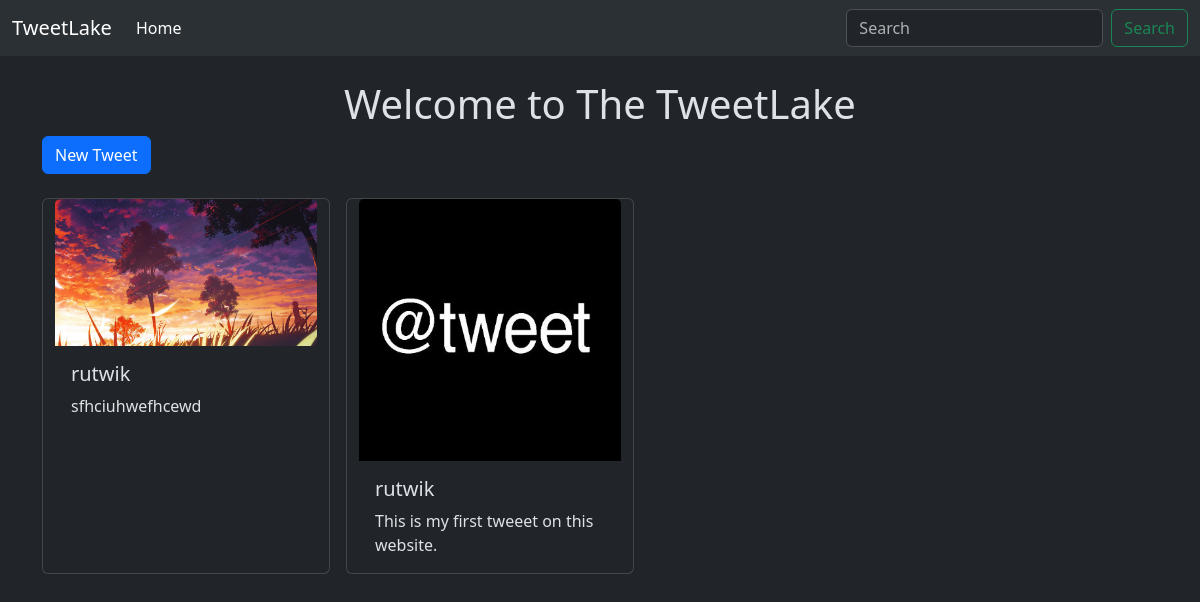
Page /tweet/ on the earlier database version.
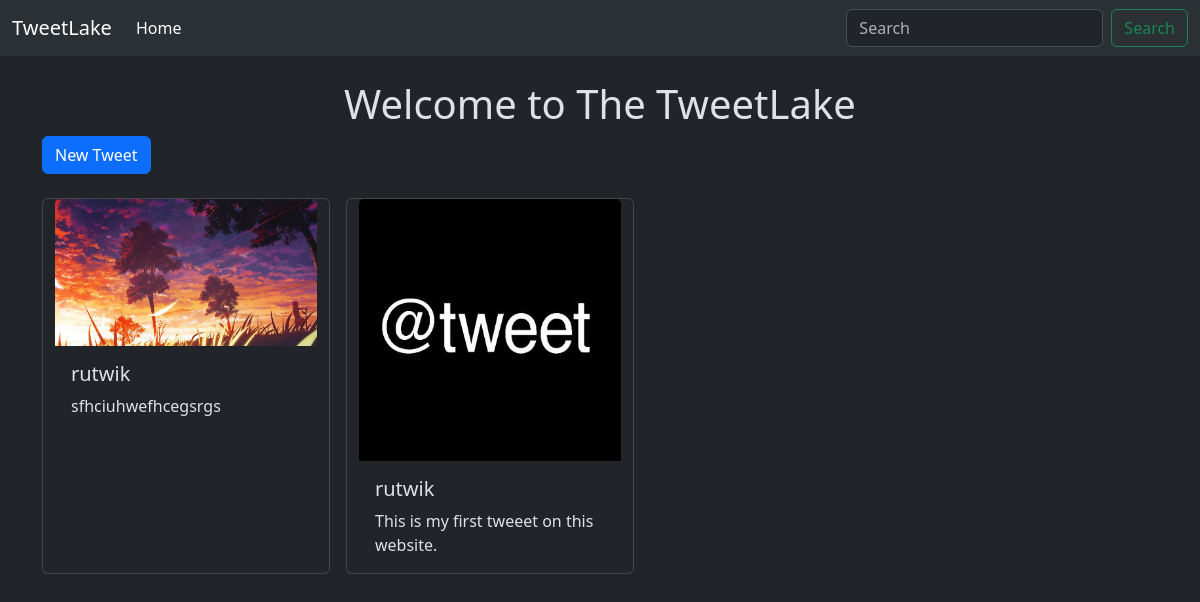
Same page on the later database version.
### tweet/models.py (models this page shows, shortened)
class Tweet(models.Model):
  user = models.ForeignKey(User,on_delete=models.CASCADE)
  text = models.TextField(max_length=250)
  img = models.ImageField(upload_to='images/',blank=True,null=True)
  created_at = models.DateTimeField(auto_now_add=True)
  modified_at = models.DateTimeField(auto_now=True)

### tweet/views.py (the view)
# urls.py: path('',views.all_tweets,name='all_tweets'),
def all_tweets(request):
  tweets = Tweet.objects.all().order_by('-created_at')
  return render(request,'all_tweets.html',{'tweets':tweets})

### tweet/templates/all_tweets.html (shortened to what this page needs)
{% extends "layout.html" %}
{% block content %}
<h1 class="text-center mt-4">Welcome to The TweetLake</h1>
<a class="btn btn-primary" href="{% url "create_tweet" %}">New Tweet</a>
<div class="container row gap-3 mt-4">
  {% for tweet in tweets %}
  <div class="card" style="width: 18rem;">
    <img src="{{tweet.img.url}}" class="card-img-top" alt="...">
    <div class="card-body">
      <h5 class="card-title">{{tweet.user.username}}</h5>
      <p class="card-text">{{tweet.text}}</p>
    </div>
  </div>
  {% endfor %}
</div>
{% endblock %}

### templates/layout.html (shortened to what this page needs)
<!DOCTYPE html>
<html lang="en" data-bs-theme="dark">
<head>
  <link href="https://cdn.jsdelivr.net/npm/bootstrap@5.3.3/dist/css/bootstrap.min.css" rel="stylesheet">
</head>
<body >
  <nav class="navbar navbar-expand-lg bg-body-tertiary">
    <div class="container-fluid">
      <a class="navbar-brand" href="#">TweetLake</a>
      <div class="collapse navbar-collapse" id="navbarSupportedContent">
        <ul class="navbar-nav me-auto mb-2 mb-lg-0">
          <li class="nav-item">
            <a class="nav-link active" aria-current="page" href="#">Home</a>
          </li>
        </ul>
        <form class="d-flex" role="search">
          <input class="form-control me-2" type="search" placeholder="Search" aria-label="Search">
          <button class="btn btn-outline-success" type="submit">Search</button>
        </form>
      </div>
    </div>
  </nav>
  <div class="container">
    {% block content %}
    {% endblock %}
  </div>
</body>
</html>

Differences in the rows shown:
changed Tweet: text "sfhciuhwefhcewd" → "sfhciuhwefhcegsrgs"
